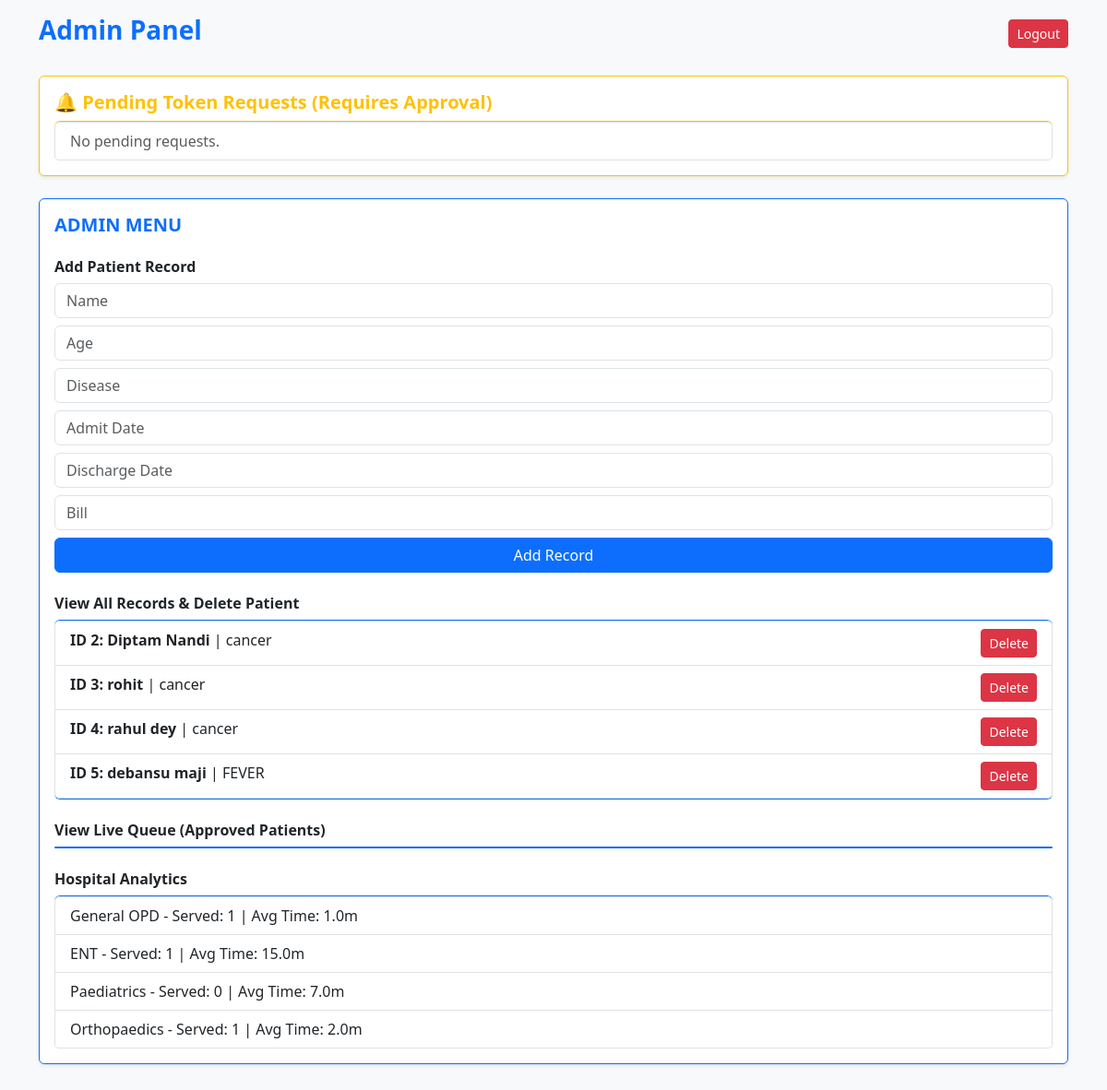
The app's page /dashboard (signed in) with its own data.
### tables this page shows
CREATE TABLE patients (id INTEGER PRIMARY KEY AUTOINCREMENT, name TEXT, age INTEGER, disease TEXT, admitDate TEXT, dischargeDate TEXT, bill REAL);

CREATE TABLE counters (id INTEGER PRIMARY KEY, name TEXT, patientsServed INTEGER, totalServiceTime REAL, avgServiceTime REAL);

### app.py (the view)
@app.route('/dashboard')
def dashboard():
    if 'role' not in session: return redirect(url_for('index'))
    conn = get_db_connection()
    data = {
        'patients': conn.execute("SELECT * FROM patients").fetchall(),
        'appointments': conn.execute("SELECT * FROM appointments").fetchall(),
        'pending_queue': conn.execute("SELECT * FROM queue WHERE status='Pending' ORDER BY id ASC").fetchall(),
        'live_queue': conn.execute("SELECT * FROM queue WHERE status='Waiting' ORDER BY priority DESC, id ASC").fetchall(),
        'counters': conn.execute("SELECT * FROM counters").fetchall(),
        'my_tickets': []
    }
    if session['role'] == 'Patient' and 'patient_name' in session:
        data['my_tickets'] = conn.execute("SELECT * FROM queue WHERE patientName = ? ORDER BY id DESC", (session['patient_name'],)).fetchall()
    conn.close()
    return render_template('dashboard.html', role=session['role'], **data)

### app.py (called while the page is built)
def get_db_connection():
    conn = sqlite3.connect('aec_hospital_v2.db')
    conn.row_factory = sqlite3.Row
    return conn

### templates/dashboard.html (shortened to what this page needs)
<!DOCTYPE html>
<html>
<head>
    <link href="https://cdn.jsdelivr.net/npm/bootstrap@5.3.0/dist/css/bootstrap.min.css" rel="stylesheet">
</head>
<body class="bg-light pb-5">
    <div class="container mt-3">
        <div class="d-flex justify-content-between align-items-center mb-4">
            <h3 class="text-primary fw-bold">{{ role }} Panel</h3>
            <a href="/logout" class="btn btn-danger btn-sm">Logout</a>
        </div>
        {% if role == 'Admin' %}
        <div class="card p-3 mb-4 shadow-sm border-warning">
            <h5 class="fw-bold text-warning">🔔 Pending Token Requests (Requires Approval)</h5>
            <div class="list-group">
                {% for p in pending_queue %}
                <div class="list-group-item d-flex justify-content-between align-items-center">
                    <div>
                        <strong>{{ p.patientName }}</strong> - {{ p.disease }}<br>
                        <small>Requested Counter: {{ p.counterName }}</small>
                    </div>
                    <a href="/approve_token/{{ p.id }}" class="btn btn-success btn-sm fw-bold">Approve & Issue 12-Digit Code</a>
                </div>
                {% else %}
                <div class="list-group-item text-muted">No pending requests.</div>
                {% endfor %}
            </div>
        </div>
        <div class="card p-3 mb-4 shadow-sm border-primary">
            <h5 class="fw-bold text-primary">ADMIN MENU </h5>
            <h6 class="mt-3 fw-bold"> Add Patient Record</h6>
            <form action="/add_patient" method="POST" class="mb-4">
                <input type="text" name="name" class="form-control mb-2" placeholder="Name" required>
                <input type="number" name="age" class="form-control mb-2" placeholder="Age" required>
                <input type="text" name="disease" class="form-control mb-2" placeholder="Disease" required>
                <input type="text" name="admitDate" class="form-control mb-2" placeholder="Admit Date" required>
                <input type="text" name="dischargeDate" class="form-control mb-2" placeholder="Discharge Date" required>
                <input type="number" step="0.01" name="bill" class="form-control mb-2" placeholder="Bill" required>
                <button type="submit" class="btn btn-primary w-100">Add Record</button>
            </form>
            <h6 class="fw-bold">View All Records &  Delete Patient</h6>
            <div class="list-group mb-4">
                {% for p in patients %}
                <div class="list-group-item d-flex justify-content-between">
                    <div><strong>ID {{ p.id }}: {{ p.name }}</strong> | {{ p.disease }}</div>
                    <a href="/delete_patient/{{ p.id }}" class="btn btn-sm btn-danger">Delete</a>
                </div>
                {% endfor %}
            </div>
            <h6 class="fw-bold">View Live Queue (Approved Patients)</h6>
            <div class="list-group mb-4">
            </div>
            <h6 class="fw-bold">Hospital Analytics</h6>
            <ul class="list-group">
                {% for c in counters %}
                <li class="list-group-item">{{ c.name }} - Served: {{ c.patientsServed }} | Avg Time: {{ c.avgServiceTime }}m</li>
                {% endfor %}
            </ul>
        </div>
        {% endif %}
    </div>
</body>
</html>

### records on screen
patients: id "2", name "Diptam Nandi", disease "cancer"
patients: id "3", name "rohit", disease "cancer"
patients: id "4", name "rahul dey", disease "cancer"
patients: id "5", name "debansu maji", disease "FEVER"
counters: name "General OPD", patientsServed "1", avgServiceTime "1.0"
counters: name "ENT", patientsServed "1", avgServiceTime "15.0"
counters: name "Paediatrics", patientsServed "0", avgServiceTime "7.0"
counters: name "Orthopaedics", patientsServed "1", avgServiceTime "2.0"

### other values on screen
{{ role }} "Admin"
